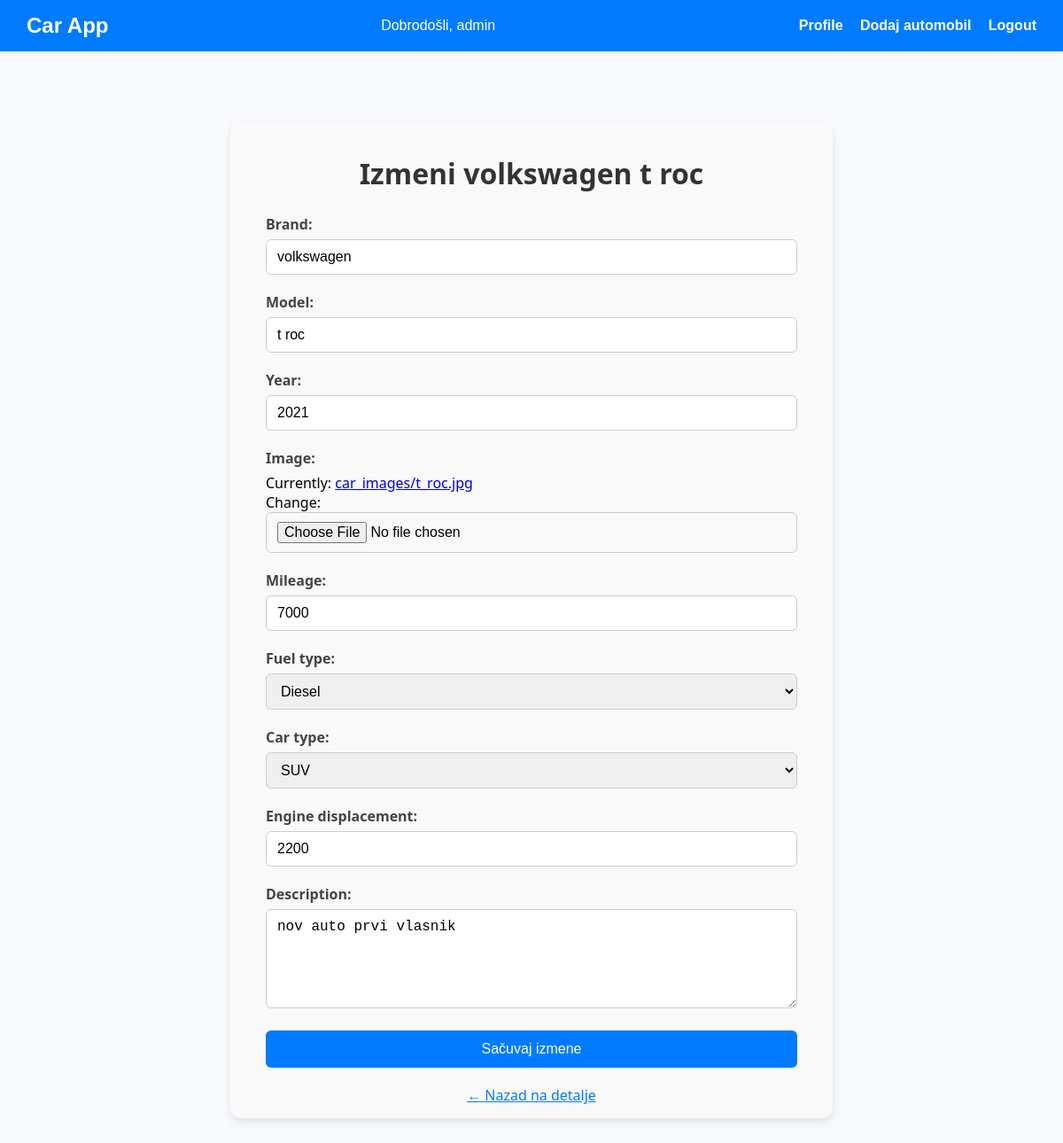
The page /car_edit/14/ (signed in) on the database its author committed.
### cars/models.py (models this page shows, shortened)
class Car(models.Model):
    FUEL_CHOICES = [
        ('PETROL', 'Petrol'),
        ('DIESEL', 'Diesel'),
        ('ELECTRIC', 'Electric'),
        ('HYBRID', 'Hybrid'),
        ('LPG', 'LPG'),
    ]
    CAR_TYPE_CHOICES = [
        ('COUPE', 'Kupe'),
        ('SEDAN', 'Limuzina'),
        ('HATCHBACK', 'Hečbek'),
        ('SUV', 'SUV'),
        ('CONVERTIBLE', 'Kabriolet'),
        ('WAGON', 'Karavan'),
        ('PICKUP', 'Pickup'),
    ]
    owner = models.ForeignKey(User, on_delete = models.CASCADE)
    brand = models.CharField(max_length=100)
    model = models.CharField(max_length=100)
    year = models.PositiveIntegerField()
    image = models.ImageField(upload_to='car_images/', blank=False,null=False )
    mileage = models.PositiveIntegerField(help_text='Kilometraza')
    fuel_type = models.CharField(max_length=10, choices=FUEL_CHOICES)
    car_type = models.CharField(max_length=15, choices=CAR_TYPE_CHOICES)
    description = models.TextField(
        max_length=1000,
        blank=True,
        help_text='Kratak opis automobila (opciono)'
    )
    engine_displacement = models.PositiveIntegerField(
        help_text="Engine displacement in cubic centimeters (e.g. 1600)"
    )
    created_at = models.DateTimeField(auto_now_add=True)

### cars/views.py (the view)
# urls.py: path('car_edit/<int:car_id>/', views.car_edit, name='car_edit'),
@login_required
def car_edit(request, car_id):
    car = get_object_or_404(Car, id=car_id)
    if car.owner != request.user:
        return redirect('car_details', car_id=car.id)
    if request.method == 'POST':
        form = CarForm(request.POST, request.FILES, instance=car)
        if form.is_valid():
            form.save()
            return redirect('car_details', car_id=car.id)
    else:
        form = CarForm(instance=car)
    return render(request, 'cars/car_edit.html', {'form': form, 'car': car})

### cars/forms.py
class CarForm(forms.ModelForm):
    class Meta:
        model = Car
        fields = ['brand', 'model', 'year', 'image', 'mileage', 'fuel_type', 'car_type','engine_displacement','description',]
        widgets = {
            'fuel_type': forms.Select(attrs={'class': 'form-control'}),
            'car_type': forms.Select(attrs={'class': 'form-control'}),
            'brand': forms.TextInput(attrs={'class': 'form-control'}),
            'model': forms.TextInput(attrs={'class': 'form-control'}),
            'year': forms.NumberInput(attrs={'class': 'form-control'}),
            'mileage': forms.NumberInput(attrs={'class': 'form-control'}),
            'engine_displacement': forms.NumberInput(attrs={'class':'form-control'}),
            'description': forms.Textarea(attrs={
                'class': 'form-control',
                'rows': 5,
                'placeholder': 'Unesite kratak opis automobila...'
            }),
        }

### cars/templates/cars/car_edit.html (shortened to what this page needs)
{% extends 'cars/base.html' %}
{% load static %}
{% block extra_css %}
<link rel="stylesheet" href="{% static 'css/car_edit.css' %}">
{% endblock %}
{% block content %}
  <div class="form-container">
    <h1>Izmeni {{ car.brand }} {{ car.model }}</h1>
    <form method="post" enctype="multipart/form-data">
      {% for field in form %}
        <div class="form-group">
          {{ field.label_tag }}
          {{ field }}
        </div>
      {% endfor %}
      <button type="submit" class="btn">Sačuvaj izmene</button>
    </form>
    <a href="{% url 'car_details' car.id %}" style="display:block; margin-top:20px; text-align:center; color:#007bff;">← Nazad na detalje</a>
  </div>
{% endblock %}

### cars/templates/cars/base.html (shortened to what this page needs)
{% load static %}
<!DOCTYPE html>
<html lang="sr">
<head>
    <link rel="stylesheet" href="{% static 'css/base.css' %}">
    {% block extra_css %}{% endblock %}
</head>
<body>
    <nav class="navbar">
        <div class="nav-container">
            <a href="{% url 'car_list' %}" class="nav-logo">Car App</a>
            {% if user.is_authenticated %}
                {% if user.username == 'guest' %}
                    <div class="nav-links">
                        <a href="{% url 'login' %}">Login</a>
                        <a href="{% url 'register' %}">Register</a>
                    </div>
                {% else %}
                    <span class="nav-welcome">Dobrodošli, {{ user.username }}</span>
                    <div class="nav-links">
                        <a href="{% url 'profile' %}">Profile</a>
                        <a href="{% url 'add_car' %}">Dodaj automobil</a>
                        <a href="{% url 'logout' %}">Logout</a>
                    </div>
                {% endif %}
            {% else %}
                <div class="nav-links">
                    <a href="{% url 'login' %}">Login</a>
                    <a href="{% url 'register' %}">Register</a>
                </div>
            {% endif %}
        </div>
    </nav>
    <main>
        {% block content %}{% endblock %}
    </main>
</body>
</html>

### cars/static/css/base.css (style rules this page uses)
body { margin: 0; font-family: Arial, sans-serif; background-color: #f7f9fc; }
.navbar { background-color: #007bff; color: white; padding: 15px 30px; display: flex; align-items: center; justify-content: space-between; }
.nav-container { width: 100%; max-width: 1200px; margin: 0 auto; display: flex; align-items: center; justify-content: space-between; }
.nav-logo { font-size: 1.5em; font-weight: bold; color: white; text-decoration: none; }
.nav-welcome { margin-right: 20px; }
.nav-links a { color: white; text-decoration: none; margin-left: 15px; font-weight: bold; }
main { padding: 30px; }

### cars/static/css/car_edit.css (style rules this page uses)
.form-container { max-width: 600px; margin: 50px auto; background-color: #f9f9f9; padding: 15px 40px; border-radius: 12px; box-shadow: 0 4px 10px rgba(0, 0, 0, 0.1); font-family: 'Segoe UI', Tahoma, Geneva, Verdana, sans-serif; }
.form-container h1 { text-align: center; margin-bottom: 25px; color: #333; }
.form-group { margin-bottom: 20px; }
.form-group label { display: block; margin-bottom: 6px; font-weight: bold; color: #444; }
.form-group input, .form-group select, .form-group textarea { width: 100%; padding: 10px 12px; border: 1px solid #ccc; border-radius: 6px; font-size: 16px; box-sizing: border-box; }
.btn { display: block; width: 100%; padding: 12px; background-color: #007bff; border: none; border-radius: 6px; color: white; font-size: 16px; cursor: pointer; transition: background-color 0.2s ease; }

### rows shown on the page
Car: brand "volkswagen", model "t roc", form "volkswagen" "t roc" "2021" "7000" "Diesel" "SUV" "2200" "nov auto prvi vlasnik"

### other values the page prints
{{ user.username }} "admin"
{{ field.label_tag }} "Brand:" "Model:" "Year:" "Image:" "Mileage:" "Fuel type:" "Car type:" "Engine displacement:" "Description:"
